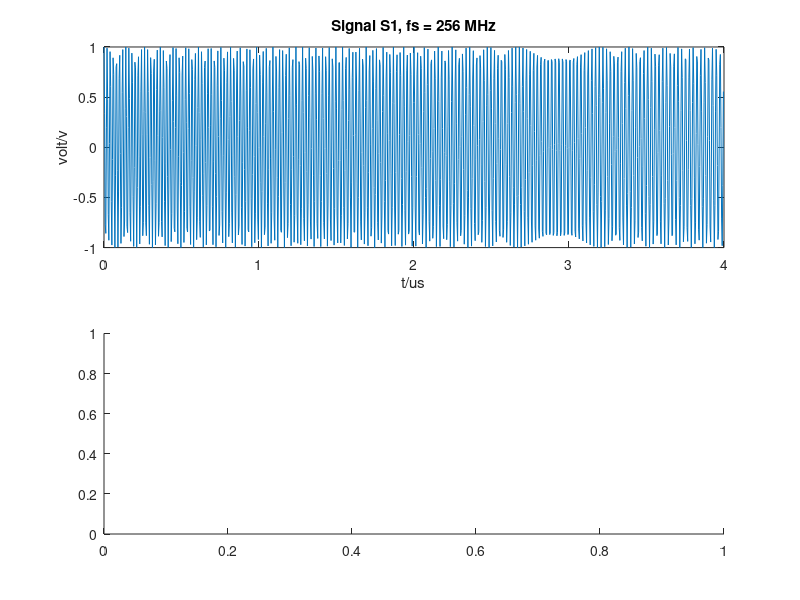
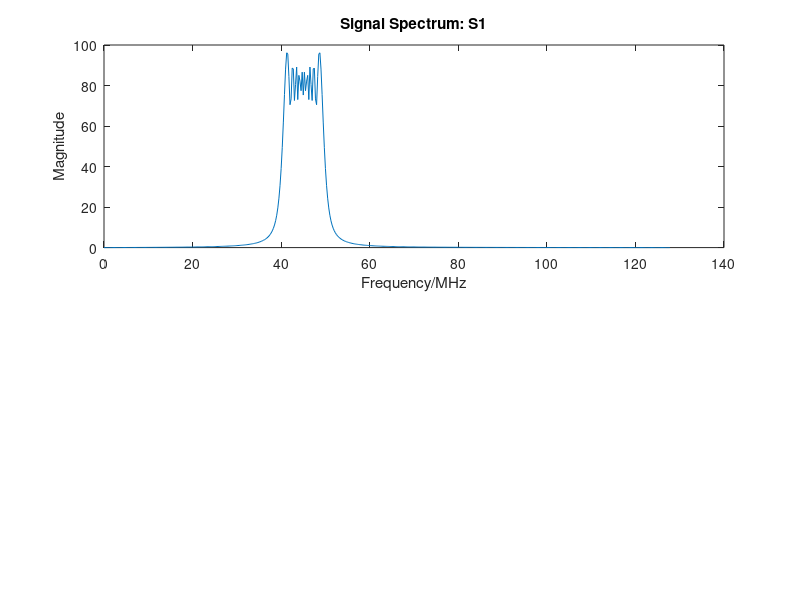

Here is the MATLAB script that generated these plots, in order: (Note: this script raises an error after producing the figures.)
%% program initialization 
clc;
close all;
clear;

fs = 256*1e6;                                      % sample frequency
t = 0:1/fs:0.000004-1/fs;                          % time length : 4us


%% generate chirp signal
X = chirp(t,50e6,0.000004,40e6);                 % linear chirp: at time=0,frequency = 100MHz; at time=2us, frequency = 50MHz.
figure(1);
subplot(2,1,1);
plot(t/1e-6,X);
str_title1 = sprintf('Signal S1, fs = %d MHz', fs/1e6);
title(str_title1);
xlabel('t/us'); ylabel('volt/v'); 


%% FFT
figure(2);
 subplot(2,1,1);
 N= length(X);
fax_bins = [0 : N-1];
fax_Hz = fax_bins*(fs/N);
X_mags = abs(fft(X));
N_2 = ceil(N/2);
plot((fax_Hz(1:N_2))/1e6, X_mags(1:N_2));
str_title2 = sprintf('Signal Spectrum: S1');
title(str_title2);
xlabel('Frequency/MHz'); ylabel('Magnitude');


%% Time vs Frequency plot
figure(1);
subplot(2,1,2);
window = hamming(128);  			% haming window
noverlap = 120; 					%overlap length
nfft = 2^nextpow2(length(window)); 	% dft number
spectrogram(X,window,noverlap,nfft,fs,'yaxis');
str_title3 = sprintf('Signal S1: Frequency vs Time');
title(str_title3);
xlabel('t/us'); ylabel('Frequency/MHz'); 


%% power spectrum
figure(2);
subplot(2,1,2);
Pout = (fft(X).^2);
Pout_db = 10*log10(abs(Pout));
plot((fax_Hz(1:N_2))/1e6, Pout_db(1:N_2))                  %% power spectrum calculated by FFT function
str_title4 = sprintf('Signal S1 Power Spectrum');
title(str_title4);
xlabel('Frequency/MHz'); ylabel('Power/dB');


%% channelization
% to be finished


%% add noise and RFI
% Vn1 = 0;                                        % noise introduced by A1 in dB
% noisePower_Lin = 10^(Vn1/10);                   % noise power in watt
%noise = 0.1*randn(1,N);        % generate noise signal
noise = randn(1,N)*0.1;

f_rfi = 45e6;                         % RFI frequency: 60M hz
S_rfi = 0.1*sin(2*pi*f_rfi*t);       % RFI at 60 MHz
Vs1 = X + noise + S_rfi;

SNR = snr(X, noise+S_rfi);           % calculate SNR
disp_snr = sprintf('SNR = %f', SNR);
disp(disp_snr);

figure(3);
subplot(3,1,1);
plot(t/1e-6,Vs1);
str_title6 = sprintf('Signal S1+noise+RFI, fs = %d MHz', fs/1e6);
title(str_title6);
xlabel('t/us'); ylabel('volt/v'); 

subplot(3,1,2);
X_mags_2 = abs(fft(Vs1));
plot((fax_Hz(1:N_2))/1e6, X_mags_2(1:N_2));
str_title5 = sprintf('Signal Spectrum: S1+noise+RFI');
title(str_title5);
xlabel('Frequency/MHz'); ylabel('Magnitude');


%% Power spectrum: Vs1+noise+RFI 

subplot(3,1,3);
Pout_2 = (fft(Vs1).^2);
Pout_2_db = 10*log10(abs(Pout_2));
plot((fax_Hz(1:N_2))/1e6, Pout_2_db(1:N_2))                  % power spectrum calculated by FFT function
str_title6 = sprintf('Signal Power Spectrum: S1+noise+RFI, SNR=%f dB',SNR);
title(str_title6);
xlabel('Frequency/MHz'); ylabel('Power/dB');

%% Tuning 
% Down conversion mixer
flo = 30e6;
LO = sin(2*pi*flo*t);
tunnedVs1 = Vs1.*LO;
ffttunnedVs1 = fft(tunnedVs1);

figure;
plot(fax_Hz(1:N_2)/1e6,abs(ffttunnedVs1(1:N_2)));

% lowpass filter
lowpassVs1 = lowpass(tunnedVs1,40e6,fs);

figure;
plot(t,lowpassVs1);

figure;
fftlowpassVs1 = fft(lowpassVs1);
plot(fax_Hz(1:N_2)/1e6,abs(fftlowpassVs1(1:N_2)));

%%  Quantization
bitWidth = 8;

posVs1 = lowpassVs1+abs(min(lowpassVs1));                                 % move origin signal above zero    
% figure;
% plot(t,posVs1);
% title('lift signal amplitude baseband');
% xlabel('t/us'); ylabel('Frequency/MHz'); 

figure;
subplot(3,1,1);
quantizedVs1 = round(posVs1*(bitWidth-1));                  % after quantization (in time domain)
plot(t,quantizedVs1);
title('Quantization result: time domain')
xlabel('t/us'); ylabel('Frequency/MHz'); 

% r=ceil(y*(Bit_Width-1));      % 
% r=floor(y*(Bit_Width-1));     % ?
%r=round(y*(Bit_Width-1));       % 

fftquantizedVs1 = fft(quantizedVs1);
S_AftQuan = abs(fftquantizedVs1(1:N_2));
S_AftQuan(1,1) = 0;

subplot(3,1,2);
plot((fax_Hz(1:N_2))/1e6, S_AftQuan);                            % after quantization (in frequency domain)
title('Quantization result: frequency domain')
xlabel('Frequency/MHz'); ylabel('Magnitude');

subplot(3,1,3);
Pout_AftQuan = (S_AftQuan.^2);
Pout_db_AftQuan = 10*log10(abs(Pout_AftQuan));
plot((fax_Hz(1:N_2))/1e6, Pout_db_AftQuan(1:N_2))                  % power spectrum calculated by FFT function

SNR_AftQuan = 6.02*bitWidth + 1.76;                                         % calculate SNR 
%Q_level = max(posVs1)-min(posVs1);                                          % calculate quantization level
% Q_level = 2 + 0.2 + 0.2;
% Q_noise = 2.4/(12)^0.5;                                                 % calculate Quantization noise
% Q_noise_db = 10*log10(Q_noise);                                             
% disp_qnoise = sprintf('Quantization noise = %f dB', Q_noise_db);
% disp(disp_qnoise);
disp_snr_AftQuan = sprintf('SQNR(ideal) = %f dB', SNR_AftQuan);
disp(disp_snr_AftQuan);

str_title7 = sprintf('Quantization result: Power Spectrum, SNR(ideal)=%f dB', SNR_AftQuan);
title(str_title7);
xlabel('Frequency/MHz'); ylabel('Power/dB');

% 0205-1421

